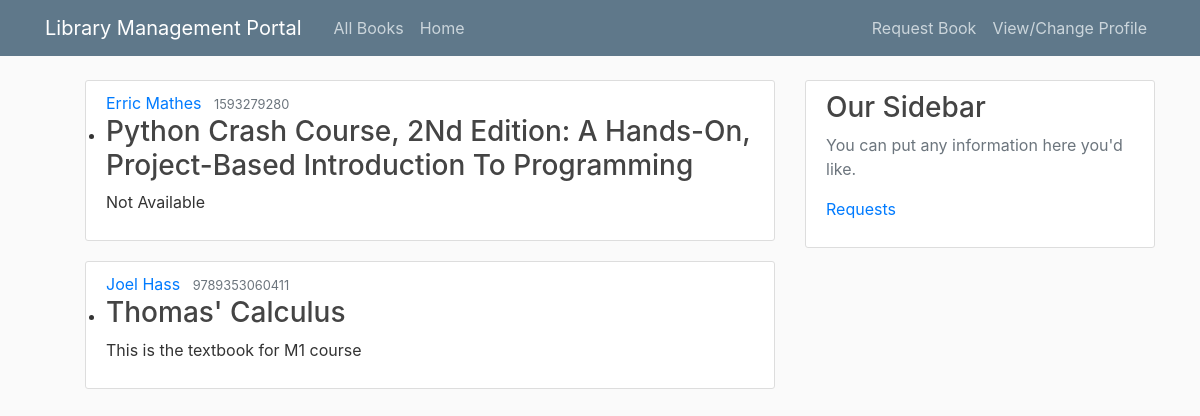
Screenshot of /lib/all/ with the database file from the repository.
### libmansys/models.py (models this page shows, shortened)
class Book(models.Model):
    name = models.CharField(max_length=50)
    author = models.CharField(max_length=200)
    publisher = models.CharField(max_length=200, default="Not Available")
    isbn = models.PositiveIntegerField()
    genre = models.CharField(max_length=50, default="Not Available")
    summary = models.CharField(max_length=200, default="Not Available")
    location = models.CharField(max_length=200, default="Not Available")
    availability = models.IntegerField(default=0)

### libmansys/views.py (the view)
# urls.py: path("all/", BookListView.as_view(), name="booklist"),
class BookListView(ListView):
    model = Book
    template_name = "libmansys/book_list.html"
    context_object_name = "book_list"
    ordering = ["name"]

### libmansys/templates/libmansys/book_list.html
{%extends "libmansys/base.html"%}
{%block content%}
{% if book_list %}
<ul>
  {%for book in book_list%}
  <article class="media content-section">
    <div class="media-body">
      <div class="book-metadata">
        <a class="mr-2" href="#">{{ book.author }}</a>
        <small class="text-muted">{{ book.isbn }}</small>
      </div>
      <li><a href="{% url 'libmansys:detail' book.isbn %}">
          <h3>{{book.name}}</h3>
        </a></li>
      <p class="book-summary">{{ book.summary }}</p>
    </div>
  </article>
  {%endfor%}
</ul>
{%else%}
<p>No books are available.</p>
{% endif%}
{%endblock content%}

### libmansys/templates/libmansys/base.html (shortened to what this page needs)
{%load static%}
<!DOCTYPE html>
<html>
<head>
  <link rel="stylesheet" href="https://maxcdn.bootstrapcdn.com/bootstrap/4.0.0/css/bootstrap.min.css"
>
  <link rel="stylesheet" type="text/css" href="{%static 'libmansys/main.css'%}">
</head>
<body>
  <header class="site-header">
    <nav class="navbar navbar-expand-md navbar-dark bg-steel fixed-top">
      <div class="container">
        <a class="navbar-brand mr-4" href="/">Library Management Portal</a>
        <div class="collapse navbar-collapse" id="navbarToggle">
          <div class="navbar-nav mr-auto">
            <a class="nav-item nav-link" href="{%url 'libmansys:booklist'%}">All Books</a>
            <a class="nav-item nav-link" href="{%url 'libmansys:user_home'%}">Home</a>
          </div>
          <div class="navbar-nav">
            <a class="nav-item nav-link" href="{%url 'libmansys:request'%}">Request Book</a>
            <a class="nav-item nav-link" href="{%url 'libmansys:profile'%}">View/Change Profile</a>
          </div>
        </div>
      </div>
    </nav>
  </header>
  <main role="main" class="container">
    <div class="row">
      <div class="col-md-8">
        {% block content %}{% endblock %}
      </div>
      <div class="col-md-4">
        <div class="content-section">
          <h3>Our Sidebar</h3>
          <p class='text-muted'>You can put any information here you'd like.
            <ul class="list-group">
              <a class="list-item list-link" href="{%url 'libmansys:requests'%}">Requests</a></ul>
          </p>
        </div>
      </div>
    </div>
  </main>
</body>
</html>

### libmansys/static/libmansys/main.css (style rules this page uses)
body { background: #fafafa; color: #333333; margin-top: 5rem; }
h1, h2, h3, h4, h5, h6 { color: #444444; }
ul { margin: 0; }
.bg-steel { background-color: #5f788a; }
.site-header .navbar-nav .nav-link { color: #cbd5db; }
.content-section { background: #ffffff; padding: 10px 20px; border: 1px solid #dddddd; border-radius: 3px; margin-bottom: 20px; }

### rows the page displays
Book: author "Erric Mathes", isbn "1593279280", name "Python Crash Course, 2Nd Edition: A Hands-On, Project-Based Introduction To Programming", summary "Not Available"
Book: author "Joel Hass", isbn "9789353060411", name "Thomas' Calculus", summary "This is the textbook for M1 course"
